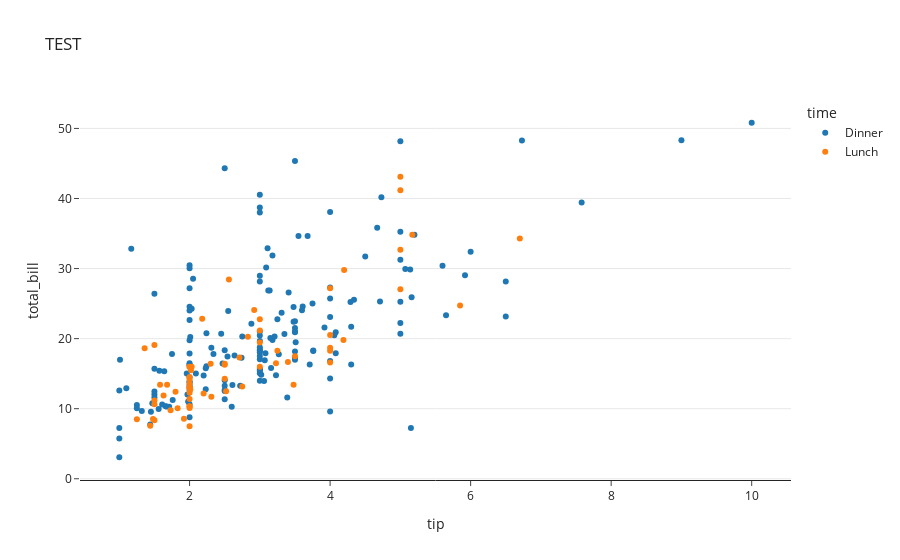

Notebook code for this chart:
### Code cell
print(pd.options.plotting.backend)
before_plot_backend = pd.options.plotting.backend
pd.options.plotting.backend = 'plotly'

figure = df.plot.scatter(
    x='tip',
    y='total_bill',
    color='time',
    template=template,
    title='TEST'
)

figure

### Figure 1 — Plotly figure (JSON) as saved in the notebook; plotly's stock layout.template omitted (floating-point values rounded to 4 significant figures; data arrays with more than 128 entries replaced by an {"elided": "..."} marker saying what was removed)
{"data": [{"hovertemplate": "time=Dinner<br>tip=%{x}<br>total_bill=%{y}<extra></extra>", "legendgroup": "Dinner", "marker": {"color": "#1F77B4", "symbol": "circle"}, "mode": "markers", "name": "Dinner", "orientation": "v", "showlegend": true, "type": "scatter", "x": {"elided": "176 float values"}, "xaxis": "x", "y": {"elided": "176 float values"}, "yaxis": "y"}, {"hovertemplate": "time=Lunch<br>tip=%{x}<br>total_bill=%{y}<extra></extra>", "legendgroup": "Lunch", "marker": {"color": "#FF7F0E", "symbol": "circle"}, "mode": "markers", "name": "Lunch", "orientation": "v", "showlegend": true, "type": "scatter", "x": [4, 3, 2.71, 3, 3.4, 1.83, 5, 2.03, 5.17, 2, 4, 5.85, 3, 1.5, 1.8, 2.92, 2.31, 1.68, 2.5, 2, 2.52, 4.2, 1.48, 2, 2, 2.18, 1.5, 2.83, 1.5, 2, 3.25, 1.25, 2, 2, 2, 2.75, 3.5, 6.7, 5, 5, 2.3, 1.5, 1.36, 1.63, 1.73, 2, 4.19, 2.56, 2.02, 4, 1.44, 2, 5, 2, 2, 4, 2.01, 2, 2.5, 4, 3.23, 2.2, 3.48, 1.92, 3, 1.58, 2.5, 2], "xaxis": "x", "y": [27.2, 22.76, 17.29, 19.44, 16.66, 10.07, 32.68, 15.98, 34.83, 13.03, 18.28, 24.71, 21.16, 10.65, 12.43, 24.08, 11.69, 13.42, 14.26, 15.95, 12.48, 29.8, 8.52, 14.52, 11.38, 22.82, 19.08, 20.27, 11.17, 12.26, 18.26, 8.51, 10.33, 14.15, 16, 13.16, 17.47, 34.3, 41.19, 27.05, 16.43, 8.35, 18.64, 11.87, 9.78, 7.51, 19.81, 28.44, 15.48, 16.58, 7.56, 10.34, 43.11, 13, 13.51, 18.71, 12.74, 13, 16.4, 20.53, 16.47, 12.16, 13.42, 8.58, 15.98, 13.42, 16.27, 10.09], "yaxis": "y"}], "layout": {"legend": {"title": {"text": "time"}, "tracegroupgap": 0}, "title": {"text": "TEST"}, "xaxis": {"anchor": "y", "domain": [0, 1], "title": {"text": "tip"}}, "yaxis": {"anchor": "x", "domain": [0, 1], "title": {"text": "total_bill"}}}}
